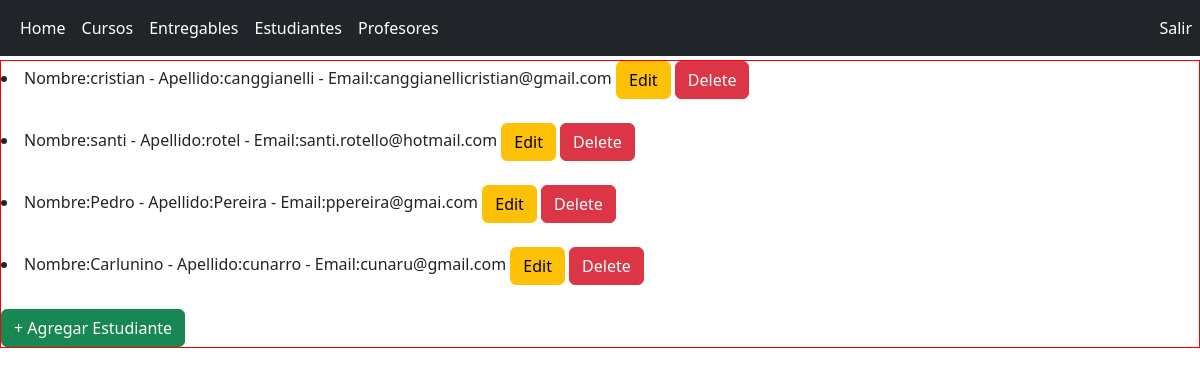
/read_estudiantes/, run on the app's committed database.
### AppCoder/models.py (models this page shows)
class Estudiante(models.Model):
    nombre = models.CharField(max_length=30)                #Formato str con max de carcateres
    apellido = models.CharField(max_length=30)              #Formato str con max de carcateres
    email = models.EmailField()
    def __str__(self):
        return f"Nombre:{self.nombre} - Apellido:{self.apellido} - Email:{self.email}"    #El metodo sirve para que dentro del Admin se vea la infor mejor.

### AppCoder/views.py (the view)
# urls.py: path('read_estudiantes/', read_estudiantes),
def read_estudiantes(request=None):
    estudiantes = Estudiante.objects.all() #Trae todo
    return render(request, "estudiantesCRUD/read_estudiantes.html", {"estudiantes": estudiantes})

### AppCoder/template/estudiantesCRUD/read_estudiantes.html (shortened to what this page needs)
{% extends "../home.html" %}
{% load static %}
{% block contenido %}
    {% for estudiante in estudiantes %}
        <li>
            {{ estudiante }}
            <a href="/Appcoder/update_estudiantes/{{estudiante.id}}" class="btn btn-warning">Edit</a>
            <a href="/Appcoder/delete_estudiantes/{{estudiante.id}}" class="btn btn-danger">Delete</a>
        </li>
        <br>
    {% endfor %}
    <a class="btn btn-success" href="/Appcoder/create_estudiantes">+ Agregar Estudiante</a>
{% endblock %}

### AppCoder/template/home.html (shortened to what this page needs)
<!DOCTYPE html>
<html lang="en">
<head>
    {% load static %}
    <link rel="stylesheet" href="{%static 'css/bootstrap.min.css'%}">
    <link rel="stylesheet" href="{%static 'css/mystilo.css'%}">
</head>
<body>
    <nav class="navbar navbar-expand-md navbar-dark fixed-top bg-dark">
        <div class="container-fluid">
          <div class="collapse navbar-collapse" id="navbarCollapse">
            <ul class="navbar-nav me-auto mb-2 mb-md-0">
                <li class="nav-item">
                    <a class="nav-link active" aria-current="page" href="/Appcoder">Home</a>
                </li>
                <li class="nav-item">
                    <a class="nav-link active" aria-current="page" href="/Appcoder/cursos">Cursos</a>
                </li>
                <li class="nav-item">
                    <a class="nav-link active" aria-current="page" href="/Appcoder/entregables">Entregables</a>
                </li>
                <li class="nav-item">
                    <a class="nav-link active" aria-current="page" href="/Appcoder/read_estudiantes">Estudiantes</a>
                </li>
                <li class="nav-item">
                    <a class="nav-link active" aria-current="page" href="/Appcoder/profesores">Profesores</a>
                </li>
                <li class="nav-item" style="position: absolute; right: 100px">
                    <a class="nav-link active" aria-current="page" href="/Appcoder/perfil/">{{ user.username }}</a>
                </li>
                <li class="nav-item" style="position: absolute; right: 0px">
                    <a class="nav-link active" aria-current="page" href="/Appcoder/logout/">Salir</a>
                </li>
            </ul>
          </div>
        </div>
      </nav>
      <div class="contenido1">
        {% block contenido %}{% endblock %}
    </div>
</body>
</html>

### AppCoder/static/css/mystilo.css (style rules this page uses)
.contenido1 { position: relative; top: 60px; border: 1px solid red; }

### data on the page
Estudiante: nombre+apellido+email "Nombre:cristian - Apellido:canggianelli - Email:canggianellicristian@gmail.com"
Estudiante: nombre+apellido+email "Nombre:santi - Apellido:rotel - Email:santi.rotello@hotmail.com"
Estudiante: nombre+apellido+email "Nombre:Pedro - Apellido:Pereira - Email:ppereira@gmai.com"
Estudiante: nombre+apellido+email "Nombre:Carlunino - Apellido:cunarro - Email:cunaru@gmail.com"
